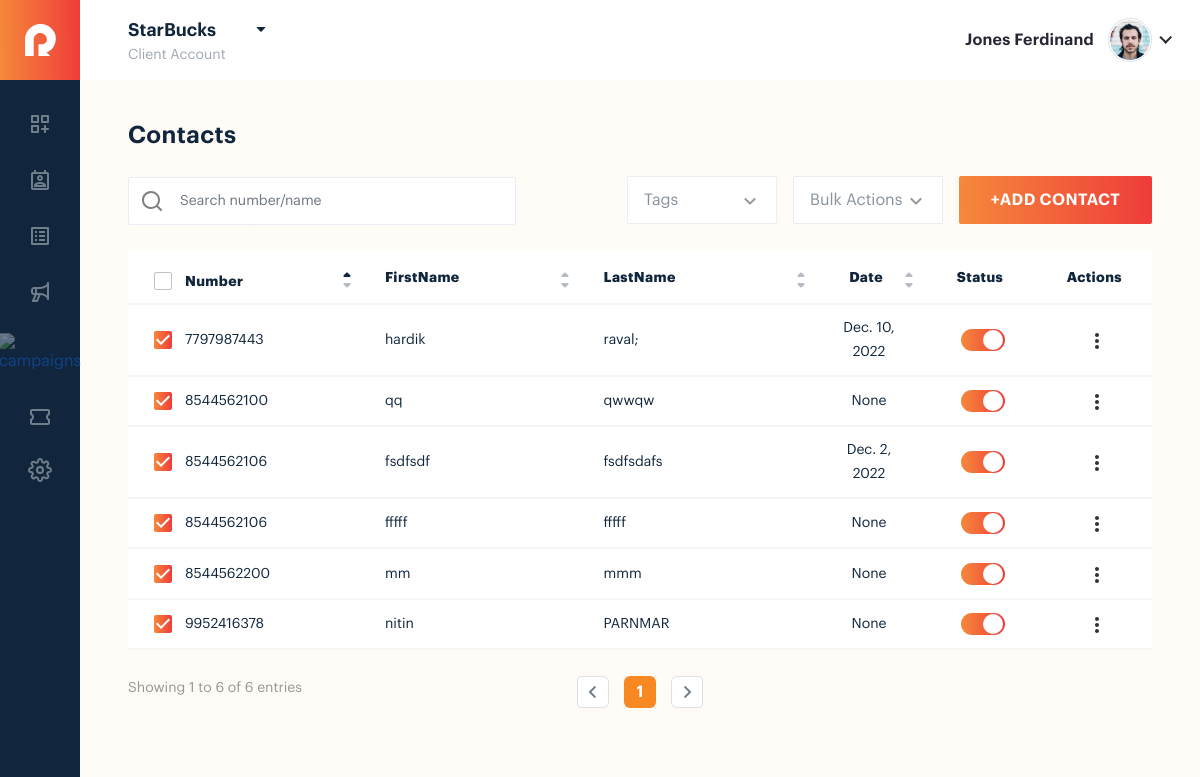
The app's page /, older data.
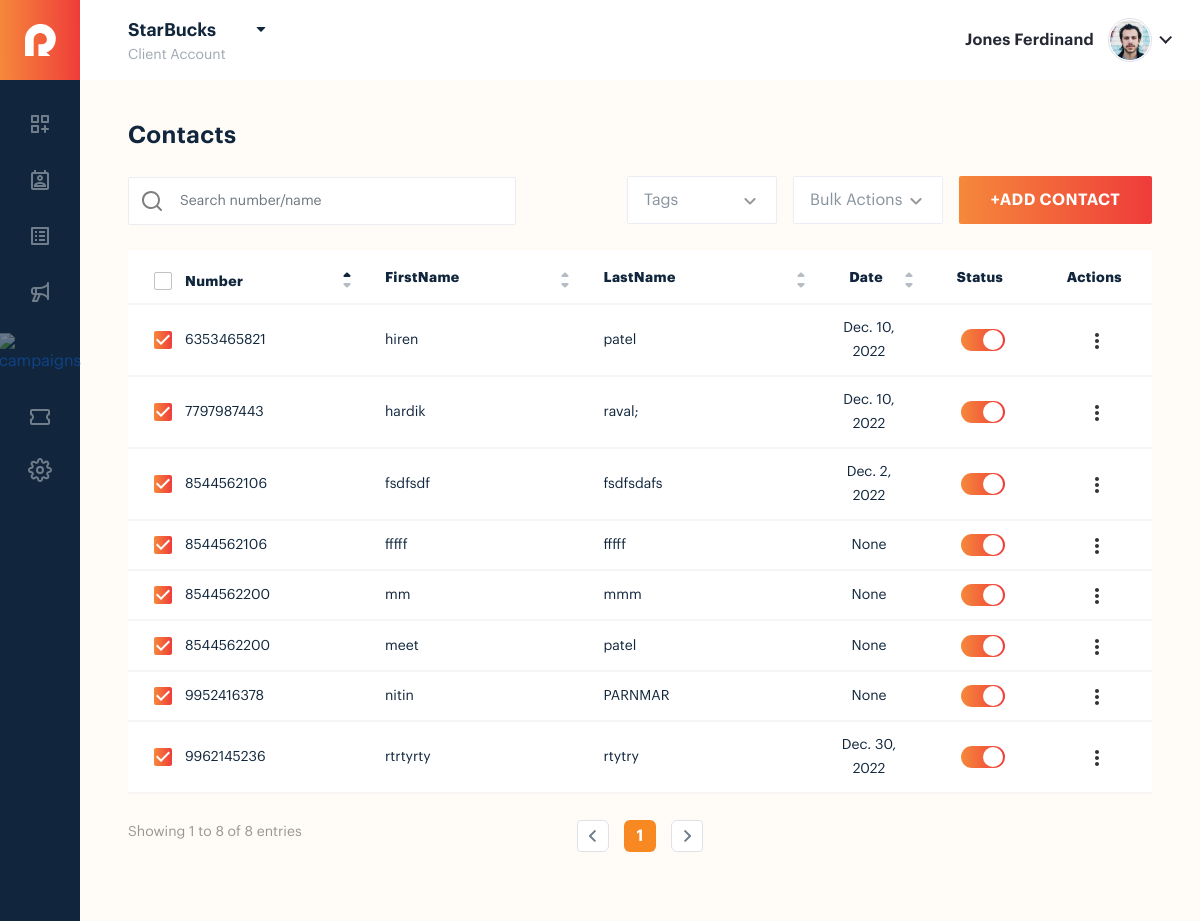
The same page, newer data.
### app1/models.py (models this page shows, shortened)
class Contact(models.Model):
    phone = models.CharField(max_length=10)
    firstname = models.CharField(max_length=125)
    lastname= models.CharField(max_length=150,null=True,blank=True)
    bitrh_date = models.DateField(blank=True,null=True)
    anni_date = models.DateField(blank=True,null=True)
    userid=models.ForeignKey(User,on_delete=models.CASCADE)

### app1/views.py (the view)
# urls.py: path('',views.list,name="listdata"),
def list(request):
    data=Contact.objects.all()
    custom_field=Custom.objects.all()
    field_data=Field.objects.all()
    context={
        'custom_field':custom_field,
        'data':data,
        'field_data':field_data,
    }
    return render(request,'client/client_contact.html',context)

### app1/templates/client/client_contact.html (shortened to what the changed rows need)
<!DOCTYPE html>
{% load static %}
<html lang="en">
<head>
    <link rel="stylesheet" href="{% static '/css/bootstrap.min.css' %}">
    <link rel="stylesheet" href="{% static '/fonts/graphik_font.css' %}">
    <link rel="stylesheet" href="{% static '/css/dataTables.bootstrap5.min.css' %}">
    <link rel="stylesheet" href="{% static '/css/jquery-ui.css' %}">
    <link rel="stylesheet" href="{% static '/css/select2.min.css' %}">
    <link rel="stylesheet" href="{% static '/css/custom_select_2.css' %}">
    <link rel="stylesheet" href="{% static '/css/dashboard.css' %}">
    <link rel="stylesheet" href="{% static '/css/icons.css' %}">
    <link rel="stylesheet" href="{% static '/css/dashboard.css' %}">
    <link rel="stylesheet" href="{% static '/css/agency_dashboard.css' %}">
    <link rel="stylesheet" href="{% static '/css/agency_settings.css' %}">
    <link rel="stylesheet" href="{% static '/css/admin_user.css' %}">
    <link rel="stylesheet" href="{% static '/css/client_contact.css' %}">
    <link rel="stylesheet" href="{% static '/css/client_list.css' %}">
</head>
<body>
    <div class="client_contact_page cl_contact_page rw_modal_backdrop">
        <div class="rw_inner_area">
            <div class="rw_dashboard_box_wrapper">
                <div class="admin_header agency_header">
                    <div class="dashboard_title">
                        <h1>Contacts</h1>
                    </div>
                </div>
            </div>
            <div class="rw_table_wrapper">
                <div class="rw_table_inner rw_admin_user_table rw_client_contact_table ">
                    <table id="rw_cl_contact_table" class="table rw_pagination " >
                        <thead>
                            <tr>
                                <th>
                                    <div class="rw_checkbox ">
                                        <label for="Number1">Number</label>
                                    </div>
                                </th>
                                <th>FirstName</th>
                                <th>LastName</th>
                                <th class="text-center">Date</th>
                                <th class="sorting_none text-center">status</th>
                                <th class="sorting_none text-center">Actions</th>
                            </tr>
                        </thead>
                        <tbody>
                        {% for i in data %}
                           <tr>
                               <td>
                                <div class="rw_checkbox ">
                                    <label for="checkbox2">{{i.phone}}</label>
                                </div>
                               </td>
                               <td>{{i.firstname}}</td>
                               <td>{{i.lastname}}</td>
                               <td class="text-center">{{i.bitrh_date}}</td>
                               <td class="text-center">
                                   <div class="rw_toggle_switch">
                                      <div class="rw_switch">
                                        <input type="checkbox"  checked>
                                      </div>
                                   </div>
                               </td>
                            <td class="text-center">
                                <div class="action_dropdown">
                                 <ul class="drop_ul">
                                     <li class="position-relative"><a href="javascript:;" class="action_btn"><img src="{% static 'images/icons/action.svg' %}" alt="action"></a>
                                     </li>
                                 </ul>
                                </div>
                            </td>
                           </tr>
                        {% endfor %}
                        </tbody>
                    </table>
                </div>
            </div>
        </div>
    </div>
</body>
</html>

Row changes from the older to the newer data that the page shows:
removed Contact: phone "8544562100", firstname "qq", lastname "qwwqw", bitrh_date "None"
added Contact: phone "8544562200", firstname "meet", lastname "patel", bitrh_date "None"
added Contact: phone "6353465821", firstname "hiren", lastname "patel", bitrh_date "Dec. 10, 2022"
added Contact: phone "9962145236", firstname "rtrtyrty", lastname "rtytry", bitrh_date "Dec. 30, 2022"
Text that changed along with them:
text written by a page script: "Showing 1 to 6 of 6 entries 1" → "Showing 1 to 8 of 8 entries 1"
